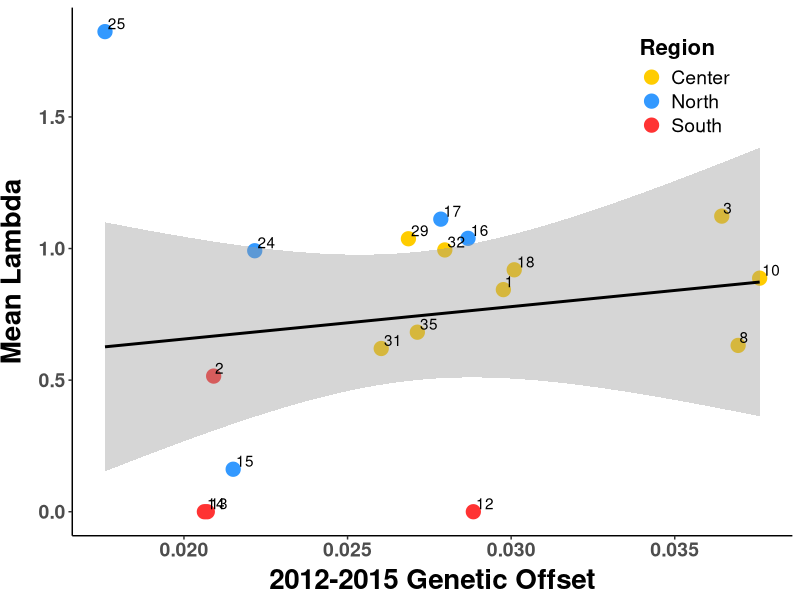
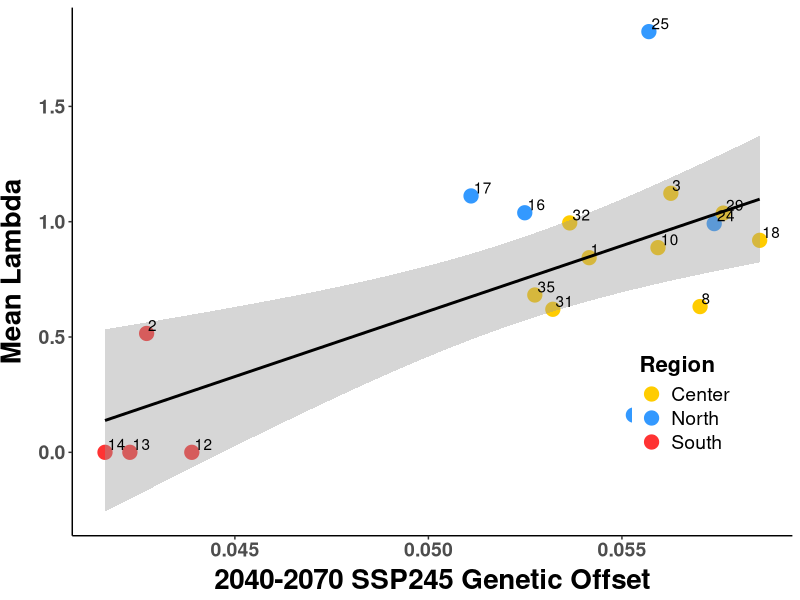
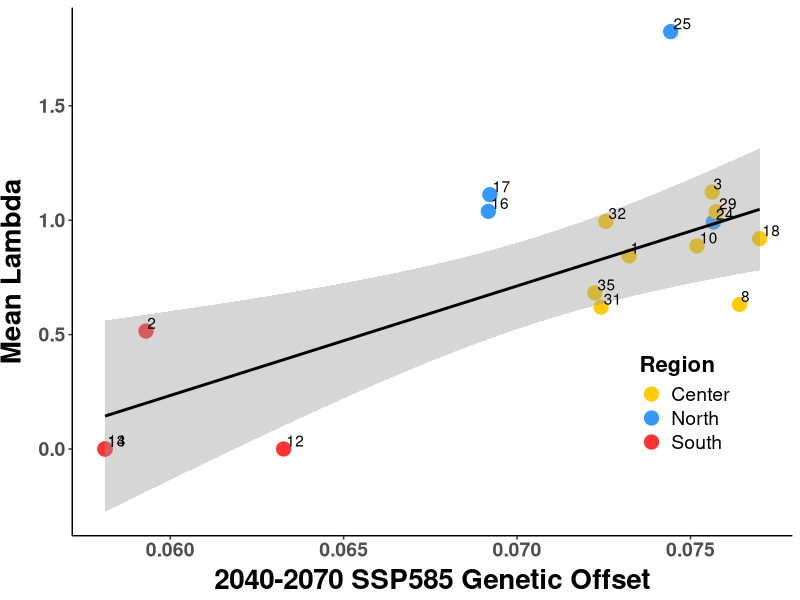
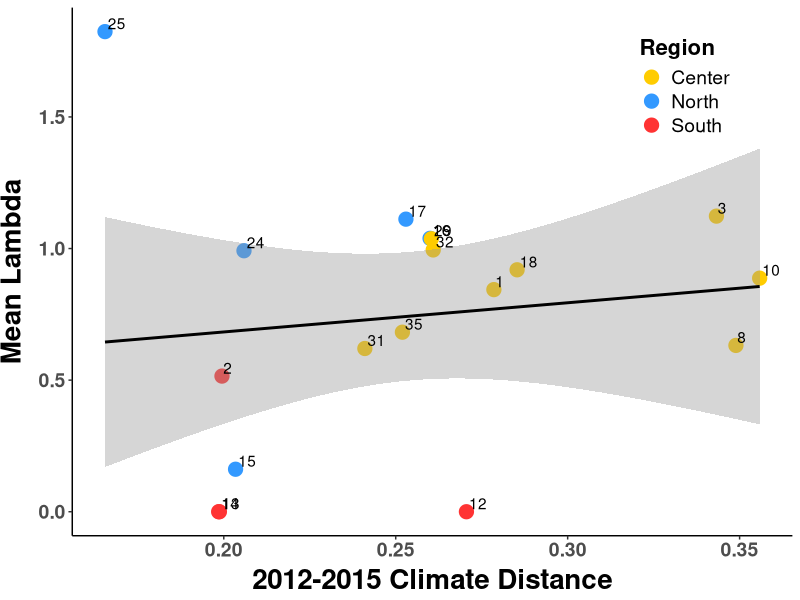
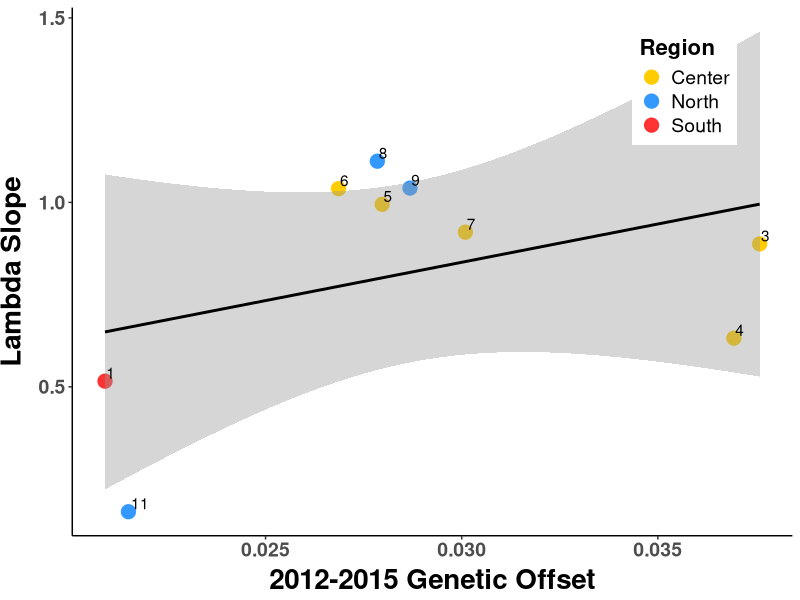
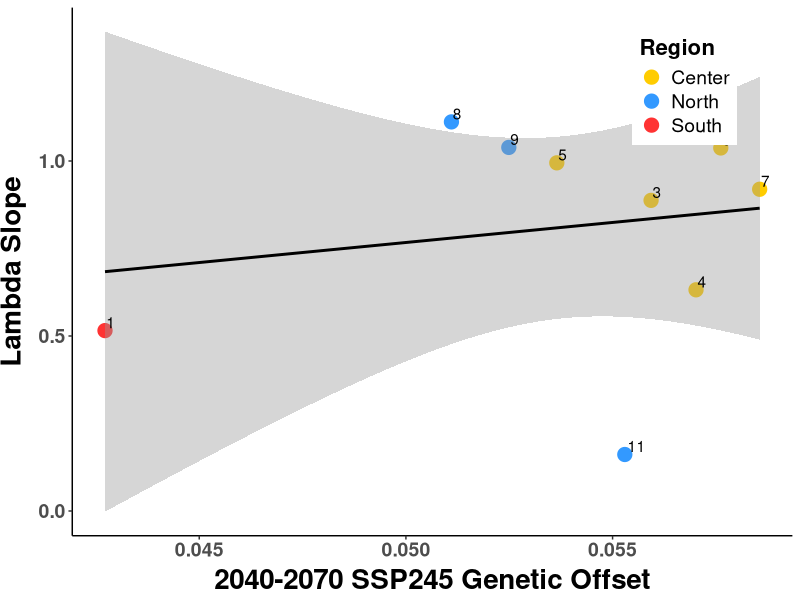
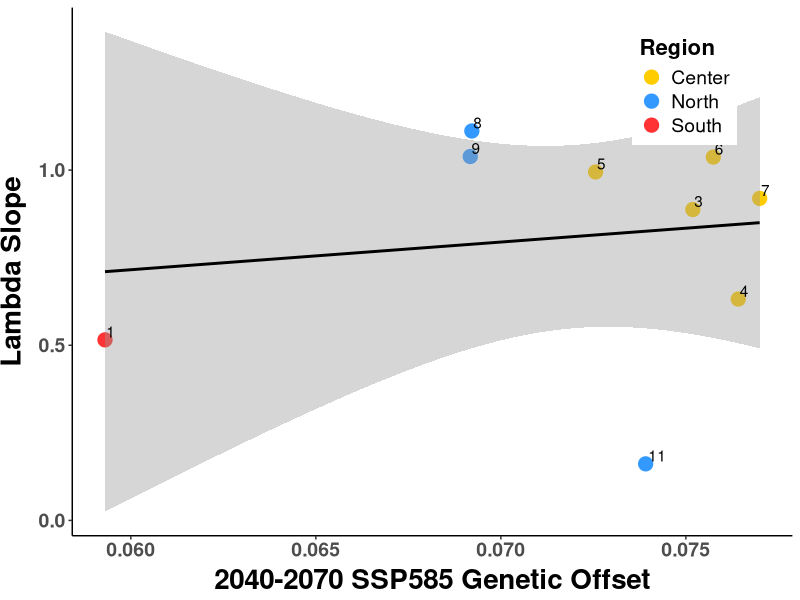
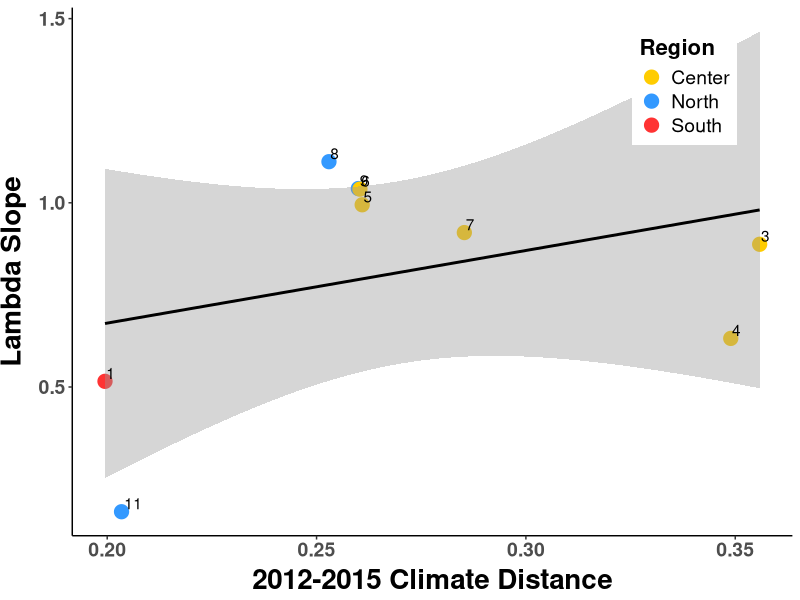

The R script that drew these images, in order:
##################################################################################
## Plot offset against lambda.mean
## Author Daniel Anstett
## 
## 
## Last Modified April 19, 2023
###################################################################################

#Library install and import
library(tidyverse) 
library(car)
library(ggrepel)

#Import data
offset_pop <- read_csv("data/genomic_data/offset_pop_beagle.csv")
#offset_pop <- offset_pop %>% filter(Demo_ID!=24)
offset_pop_10 <- offset_pop %>% filter(Paper_ID<13)

#stats
lm.1215 <- lm(lambda.mean~offset_1215,data=offset_pop)
lm.SSP245 <- lm(lambda.mean~offset_SSP245,data=offset_pop)
lm.SSP585 <- lm(lambda.mean~offset_SSP585,data=offset_pop)
lm.dist <- lm(lambda.mean~offset_climate,data=offset_pop)

lm.1215_10 <- lm(lambda.mean~offset_1215,data=offset_pop_10)
lm.SSP245_10 <- lm(lambda.mean~offset_SSP245,data=offset_pop_10)
lm.SSP585_10 <- lm(lambda.mean~offset_SSP585,data=offset_pop_10)
lm.dist_10 <- lm(lambda.mean~offset_climate,data=offset_pop_10)


summary(lm.1215)
summary(lm.SSP245)
summary(lm.SSP585)


Anova(lm.1215,type="III")
Anova(lm.SSP245,type="III")
Anova(lm.SSP585,type="III")
Anova(lm.dist,type="III")


Anova(lm.1215_10,type="III")
Anova(lm.SSP245_10,type="III")
Anova(lm.SSP585_10,type="III")
Anova(lm.dist_10,type="III")






###########################################################################################################



#2012-2015 offset plotted against lambda
ggplot(offset_pop, aes(x=offset_1215, y=lambda.mean, label=Demo_ID)) + 
  geom_point(aes(color=Region), size =4.5)+
  geom_smooth(method=lm,color="black")+
#  geom_label_repel(aes(label = ID))+
  geom_text(hjust=-.15, vjust=-.2)+
  scale_y_continuous(name="Mean Lambda")+
  scale_x_continuous(name="2012-2015 Genetic Offset")+
  scale_color_manual(values= c("North"="#3399FF", "Center"="#FFCC00", "South"="#FF3333"))+
  theme_classic() + theme(
    axis.text.x = element_text(size=14, face="bold"),
    axis.text.y = element_text(size=14,face="bold"),
    axis.title.x = element_text(color="black", size=20, vjust = 0.5, face="bold"),
    axis.title.y = element_text(color="black", size=20,vjust = 2, face="bold",hjust=0.5),
    #legend.position = c(0.85, 0.25),legend.text=element_text(size=14),
    legend.position = c(0.85, 0.85),legend.text=element_text(size=14),
    legend.title=element_text(size=16,face="bold"))
ggsave("Graphs/lambda.mean/1_offset_lambda_1215.pdf",width=7, height = 6, units = "in")


#SSP 245 offset plotted against lambda
ggplot(offset_pop, aes(x=offset_SSP245, y=lambda.mean, label=Demo_ID)) + 
  geom_point(aes(color=Region), size =4.5)+
  geom_smooth(method=lm,color="black")+
  #  geom_label_repel(aes(label = ID))+
  geom_text(hjust=-.15, vjust=-.2)+
  scale_y_continuous(name="Mean Lambda")+
  scale_x_continuous(name="2040-2070 SSP245 Genetic Offset",breaks=c(0.04,0.045,0.05,0.055,0.06))+
  scale_color_manual(values= c("North"="#3399FF", "Center"="#FFCC00", "South"="#FF3333"))+
  theme_classic() + theme(
    axis.text.x = element_text(size=14, face="bold"),
    axis.text.y = element_text(size=14,face="bold"),
    axis.title.x = element_text(color="black", size=20, vjust = 0.5, face="bold"),
    axis.title.y = element_text(color="black", size=20,vjust = 2, face="bold",hjust=0.5),
    #legend.position = c(0.85, 0.85),legend.text=element_text(size=14),
    legend.position = c(0.85, 0.25),legend.text=element_text(size=14),
    legend.title=element_text(size=16,face="bold"))
ggsave("Graphs/lambda.mean/2_offset_lambda_SSP245.pdf",width=7, height = 6, units = "in")

#SSP 585 offset plotted against lambda
ggplot(offset_pop, aes(x=offset_SSP585, y=lambda.mean, label=Demo_ID)) + 
  geom_point(aes(color=Region), size =4.5)+
  geom_smooth(method=lm,color="black")+
  #  geom_label_repel(aes(label = ID))+
  geom_text(hjust=-.15, vjust=-.2)+
  scale_y_continuous(name="Mean Lambda")+
  scale_x_continuous(name="2040-2070 SSP585 Genetic Offset")+
  scale_color_manual(values= c("North"="#3399FF", "Center"="#FFCC00", "South"="#FF3333"))+
  theme_classic() + theme(
    axis.text.x = element_text(size=14, face="bold"),
    axis.text.y = element_text(size=14,face="bold"),
    axis.title.x = element_text(color="black", size=20, vjust = 0.5, face="bold"),
    axis.title.y = element_text(color="black", size=20,vjust = 2, face="bold",hjust=0.5),
    #legend.position = c(0.85, 0.85),legend.text=element_text(size=14),
    legend.position = c(0.85, 0.25),legend.text=element_text(size=14),
    legend.title=element_text(size=16,face="bold"))
ggsave("Graphs/lambda.mean/3_offset_lambda_SSP585.pdf",width=7, height = 6, units = "in")




###########################

#climate distance plotted against lambda
ggplot(offset_pop, aes(x=offset_climate, y=lambda.mean, label=Demo_ID)) + 
  geom_point(aes(color=Region), size =4.5)+
  geom_smooth(method=lm,color="black")+
  #  geom_label_repel(aes(label = ID))+
  geom_text(hjust=-.15, vjust=-.2)+
  scale_y_continuous(name="Mean Lambda")+
  scale_x_continuous(name="2012-2015 Climate Distance")+
  scale_color_manual(values= c("North"="#3399FF", "Center"="#FFCC00", "South"="#FF3333"))+
  theme_classic() + theme(
    axis.text.x = element_text(size=14, face="bold"),
    axis.text.y = element_text(size=14,face="bold"),
    axis.title.x = element_text(color="black", size=20, vjust = 0.5, face="bold"),
    axis.title.y = element_text(color="black", size=20,vjust = 2, face="bold",hjust=0.5),
    legend.position = c(0.85, 0.85),legend.text=element_text(size=14),
    legend.title=element_text(size=16,face="bold"))
ggsave("Graphs/lambda.mean/4_distance_lambda.pdf",width=8, height = 6, units = "in")
















##################################################################################################################
#Offset pop with 10 initial populations

#2012-2015 offset plotted against lambda only 10
ggplot(offset_pop_10, aes(x=offset_1215, y=lambda.mean, label=Paper_ID)) + 
  geom_point(aes(color=Region), size =4.5)+
  geom_smooth(method=lm,color="black")+
  #  geom_label_repel(aes(label = ID))+
  geom_text(hjust=-.15, vjust=-.2)+
  scale_y_continuous(name="Lambda Slope")+
  scale_x_continuous(name="2012-2015 Genetic Offset")+
  scale_color_manual(values= c("North"="#3399FF", "Center"="#FFCC00", "South"="#FF3333"))+
  theme_classic() + theme(
    axis.text.x = element_text(size=14, face="bold"),
    axis.text.y = element_text(size=14,face="bold"),
    axis.title.x = element_text(color="black", size=20, vjust = 0.5, face="bold"),
    axis.title.y = element_text(color="black", size=20,vjust = 2, face="bold",hjust=0.5),
    #legend.position = c(0.85, 0.25),legend.text=element_text(size=14),
    legend.position = c(0.85, 0.85),legend.text=element_text(size=14),
    legend.title=element_text(size=16,face="bold"))
ggsave("Graphs/lambda.mean/1_offset_lambda_1215_only10.pdf",width=8, height = 6, units = "in")



#SSP 245 offset plotted against lambda
ggplot(offset_pop_10, aes(x=offset_SSP245, y=lambda.mean, label=Paper_ID)) + 
  geom_point(aes(color=Region), size =4.5)+
  geom_smooth(method=lm,color="black")+
  #  geom_label_repel(aes(label = ID))+
  geom_text(hjust=-.15, vjust=-.2)+
  scale_y_continuous(name="Lambda Slope")+
  scale_x_continuous(name="2040-2070 SSP245 Genetic Offset")+
  scale_color_manual(values= c("North"="#3399FF", "Center"="#FFCC00", "South"="#FF3333"))+
  theme_classic() + theme(
    axis.text.x = element_text(size=14, face="bold"),
    axis.text.y = element_text(size=14,face="bold"),
    axis.title.x = element_text(color="black", size=20, vjust = 0.5, face="bold"),
    axis.title.y = element_text(color="black", size=20,vjust = 2, face="bold",hjust=0.5),
    legend.position = c(0.85, 0.85),legend.text=element_text(size=14),
    #legend.position = c(0.85, 0.25),legend.text=element_text(size=14),
    legend.title=element_text(size=16,face="bold"))
ggsave("Graphs/lambda.mean/2_offset_lambda_45_only10.pdf",width=7, height = 5, units = "in")

#SSP 585 offset plotted against lambda
ggplot(offset_pop_10, aes(x=offset_SSP585, y=lambda.mean, label=Paper_ID)) + 
  geom_point(aes(color=Region), size =4.5)+
  geom_smooth(method=lm,color="black")+
  #  geom_label_repel(aes(label = ID))+
  geom_text(hjust=-.15, vjust=-.2)+
  scale_y_continuous(name="Lambda Slope")+
  scale_x_continuous(name="2040-2070 SSP585 Genetic Offset")+
  scale_color_manual(values= c("North"="#3399FF", "Center"="#FFCC00", "South"="#FF3333"))+
  theme_classic() + theme(
    axis.text.x = element_text(size=14, face="bold"),
    axis.text.y = element_text(size=14,face="bold"),
    axis.title.x = element_text(color="black", size=20, vjust = 0.5, face="bold"),
    axis.title.y = element_text(color="black", size=20,vjust = 2, face="bold",hjust=0.5),
    legend.position = c(0.85, 0.85),legend.text=element_text(size=14),
    #legend.position = c(0.85, 0.25),legend.text=element_text(size=14),
    legend.title=element_text(size=16,face="bold"))
ggsave("Graphs/lambda.mean/3_offset_lambda_85_only10.pdf",width=7, height = 5, units = "in")


#climate distance plotted against lambda
ggplot(offset_pop_10, aes(x=offset_climate, y=lambda.mean, label=Paper_ID)) + 
  geom_point(aes(color=Region), size =4.5)+
  geom_smooth(method=lm,color="black")+
  #  geom_label_repel(aes(label = ID))+
  geom_text(hjust=-.15, vjust=-.2)+
  scale_y_continuous(name="Lambda Slope")+
  scale_x_continuous(name="2012-2015 Climate Distance")+
  scale_color_manual(values= c("North"="#3399FF", "Center"="#FFCC00", "South"="#FF3333"))+
  theme_classic() + theme(
    axis.text.x = element_text(size=14, face="bold"),
    axis.text.y = element_text(size=14,face="bold"),
    axis.title.x = element_text(color="black", size=20, vjust = 0.5, face="bold"),
    axis.title.y = element_text(color="black", size=20,vjust = 2, face="bold",hjust=0.5),
    legend.position = c(0.85, 0.85),legend.text=element_text(size=14),
    legend.title=element_text(size=16,face="bold"))
ggsave("Graphs/lambda.mean/4_distance_lambda_only10.pdf",width=8, height = 6, units = "in")


##################################################################################################################









#By region
ggplot(offset_pop,aes(x=offset_1215, y=lambda.mean, color=Region,label=Demo_ID))+
  geom_point(aes(color=Region), size =4.5)+
  geom_smooth(method="lm")+
  geom_text(hjust=-.15, vjust=-.2,color="black")+
  scale_y_continuous(name="Lambda Slope")+
  scale_x_continuous(name="2012-2015 Genetic Offset")+
  scale_color_manual(values= c("North"="#3399FF", "Center"="#FFCC00", "South"="#FF3333"))+
  theme_classic() + theme(
    axis.text.x = element_text(size=14, face="bold"),
    axis.text.y = element_text(size=14,face="bold"),
    axis.title.x = element_text(color="black", size=20, vjust = 0.5, face="bold"),
    axis.title.y = element_text(color="black", size=20,vjust = 2, face="bold",hjust=0.5),
    #legend.position = c(0.85, 0.25),legend.text=element_text(size=14),
    legend.position = c(0.85, 0.25),legend.text=element_text(size=14),
    legend.title=element_text(size=16,face="bold"))


